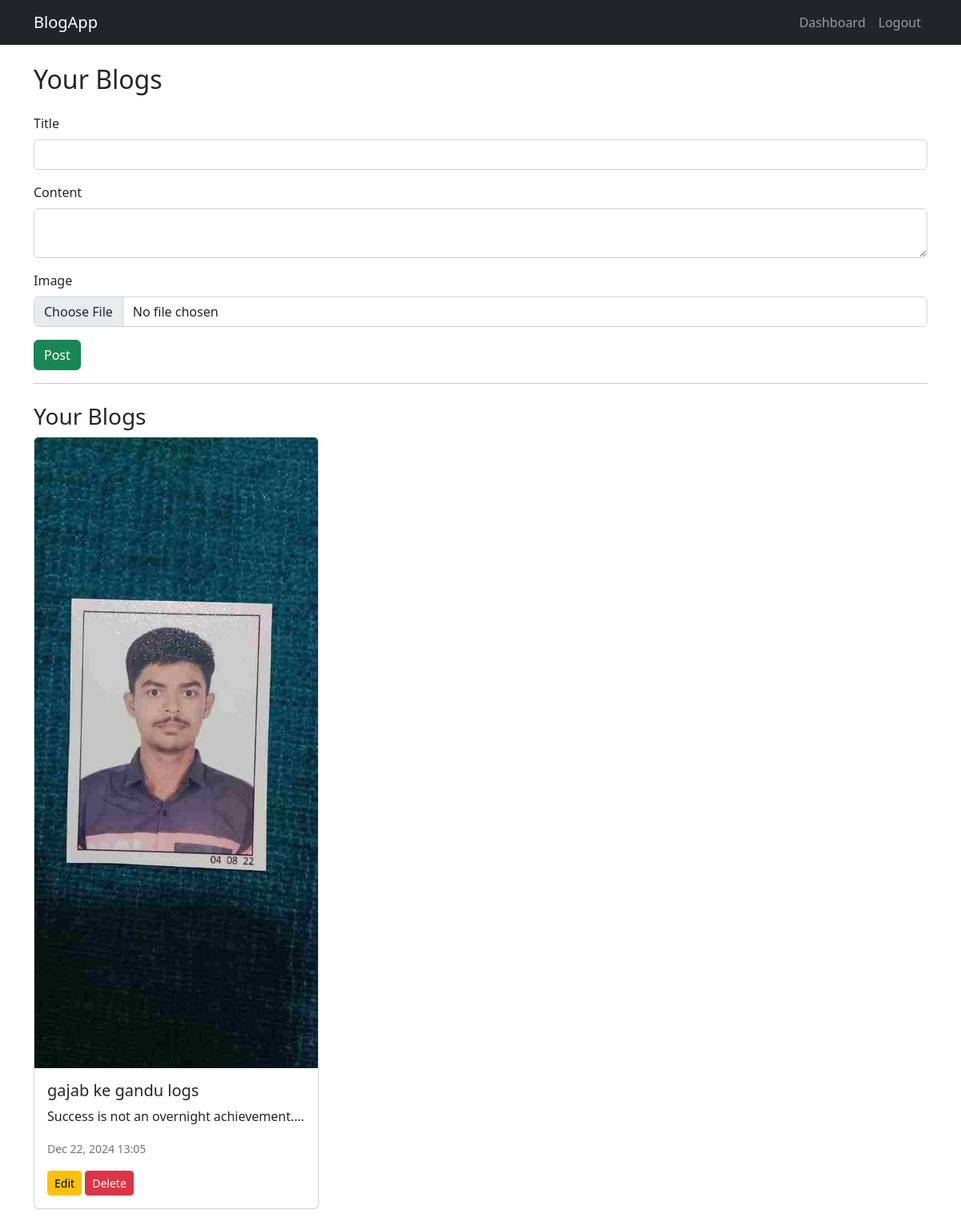
The page /user/dashboard (signed in) on the database its author committed.
### models.py (models this page shows)
class Blog(db.Model):
    id = db.Column(db.Integer, primary_key=True)
    title = db.Column(db.String(100), nullable=False)
    content = db.Column(db.Text, nullable=False)
    image = db.Column(db.String(100), nullable=True)
    date_posted = db.Column(db.DateTime, default=datetime.utcnow)
    user_id = db.Column(db.Integer, db.ForeignKey('user.id'), nullable=False)
    user = db.relationship('User', backref='blogs')

### app.py (the view, shortened to what this page needs)
@app.route("/user/dashboard", methods=["GET", "POST"])
@login_required
def user_dashboard():
    form = BlogForm()
    user_blogs = Blog.query.filter_by(user_id=current_user.id).all()
    return render_template("user_dashboard.html", blogs=user_blogs, form=form)

### forms.py
class BlogForm(FlaskForm):
    title = StringField("Title", validators=[DataRequired(), Length(max=100)])
    content = TextAreaField("Content", validators=[DataRequired()])
    image = FileField("Image", validators=[FileAllowed(["jpg", "png", "jpeg", "gif"])])
    submit = SubmitField("Post")

### app.py (called while the page is built)
@login_manager.user_loader
def load_user(user_id):
    return User.query.get(int(user_id))

### templates/user_dashboard.html (shortened to what this page needs)
{% extends 'base.html' %}
{% block content %}
<h2>Your Blogs</h2>
<form method="POST" enctype="multipart/form-data" class="mt-4">
    <div class="mb-3">
        {{ form.title.label(class="form-label") }}
        {{ form.title(class="form-control") }}
    </div>
    <div class="mb-3">
        {{ form.content.label(class="form-label") }}
        {{ form.content(class="form-control") }}
    </div>
    <div class="mb-3">
        {{ form.image.label(class="form-label") }}
        {{ form.image(class="form-control") }}
    </div>
    <button type="submit" class="btn btn-success">{{ form.submit.label.text }}</button>
</form>
<hr>
<h3 class="mt-4">Your Blogs</h3>
<div class="row">
    {% for blog in blogs %}
        <div class="col-md-4 mb-3">
            <div class="card">
                {% if blog.image %}
                    <img src="{{ url_for('static', filename='uploads/' ~ blog.image) }}" class="card-img-top" alt="Blog Image">
                {% endif %}
                <div class="card-body">
                    <h5 class="card-title">{{ blog.title }}</h5>
                    <p class="card-text text-truncate">{{ blog.content }}</p>
                    <p class="text-muted"><small>{{ blog.date_posted.strftime('%b %d, %Y %H:%M') }}</small></p>
                    <a href="{{ url_for('edit_blog', blog_id=blog.id) }}" class="btn btn-warning btn-sm">Edit</a>
                    <form method="POST" action="{{ url_for('delete_blog', blog_id=blog.id) }}" style="display: inline;">
                        <button type="submit" class="btn btn-danger btn-sm">Delete</button>
                    </form>
                </div>
            </div>
        </div>
    {% endfor %}
</div>
{% endblock %}

### rows shown on the page
Blog: image (picture), title "gajab ke gandu logs", content "Success is not an overnight achievement.…", date_posted "Dec 22, 2024 13:05"
